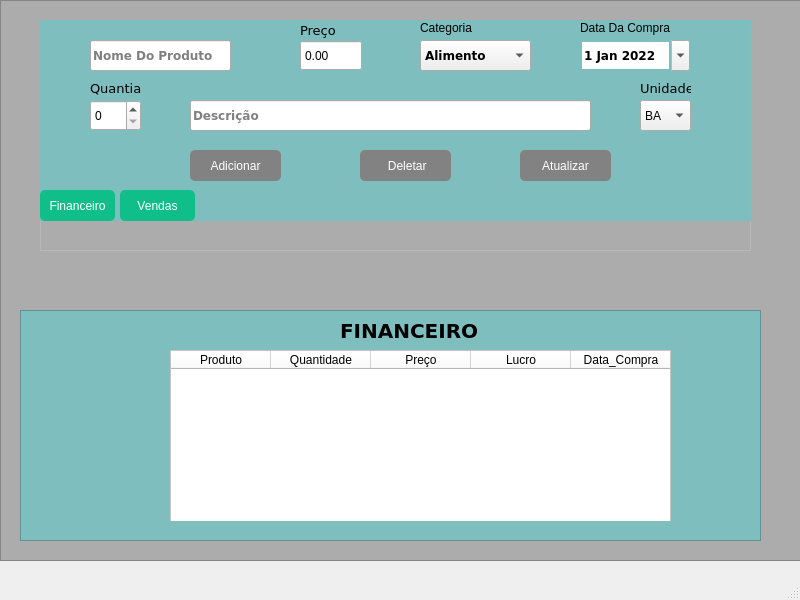
<?xml version="1.0" encoding="UTF-8"?>
<ui version="4.0">
 <class>MainWindow</class>
 <widget class="QMainWindow" name="MainWindow">
  <property name="geometry">
   <rect>
    <x>0</x>
    <y>0</y>
    <width>800</width>
    <height>600</height>
   </rect>
  </property>
  <property name="minimumSize">
   <size>
    <width>800</width>
    <height>600</height>
   </size>
  </property>
  <property name="maximumSize">
   <size>
    <width>800</width>
    <height>600</height>
   </size>
  </property>
  <property name="windowTitle">
   <string>MainWindow</string>
  </property>
  <property name="styleSheet">
   <string notr="true"/>
  </property>
  <property name="animated">
   <bool>true</bool>
  </property>
  <widget class="QWidget" name="centralwidget">
   <widget class="QFrame" name="frame">
    <property name="geometry">
     <rect>
      <x>40</x>
      <y>20</y>
      <width>711</width>
      <height>231</height>
     </rect>
    </property>
    <property name="styleSheet">
     <string notr="true"/>
    </property>
    <property name="frameShape">
     <enum>QFrame::StyledPanel</enum>
    </property>
    <property name="frameShadow">
     <enum>QFrame::Raised</enum>
    </property>
    <widget class="QLineEdit" name="lineEdit">
     <property name="geometry">
      <rect>
       <x>50</x>
       <y>20</y>
       <width>141</width>
       <height>31</height>
      </rect>
     </property>
     <property name="font">
      <font>
       <family>Verdana</family>
       <weight>75</weight>
       <bold>true</bold>
      </font>
     </property>
     <property name="placeholderText">
      <string>Nome Do Produto</string>
     </property>
    </widget>
    <widget class="QComboBox" name="comboBox">
     <property name="geometry">
      <rect>
       <x>380</x>
       <y>20</y>
       <width>111</width>
       <height>31</height>
      </rect>
     </property>
     <property name="font">
      <font>
       <family>Verdana</family>
       <weight>75</weight>
       <bold>true</bold>
      </font>
     </property>
     <property name="placeholderText">
      <string/>
     </property>
     <item>
      <property name="text">
       <string>Alimento</string>
      </property>
     </item>
     <item>
      <property name="text">
       <string>Eletrônico</string>
      </property>
     </item>
     <item>
      <property name="text">
       <string>Cama, Mesa e Banho</string>
      </property>
     </item>
     <item>
      <property name="text">
       <string>Brinquedo</string>
      </property>
     </item>
     <item>
      <property name="text">
       <string>Vestuário</string>
      </property>
     </item>
    </widget>
    <widget class="QLabel" name="label">
     <property name="geometry">
      <rect>
       <x>380</x>
       <y>0</y>
       <width>71</width>
       <height>16</height>
      </rect>
     </property>
     <property name="styleSheet">
      <string notr="true">font: 75 10pt &quot;Verdana&quot;;</string>
     </property>
     <property name="text">
      <string>Categoria</string>
     </property>
    </widget>
    <widget class="QDateEdit" name="dateEdit">
     <property name="geometry">
      <rect>
       <x>540</x>
       <y>20</y>
       <width>110</width>
       <height>31</height>
      </rect>
     </property>
     <property name="font">
      <font>
       <family>Verdana</family>
       <weight>75</weight>
       <bold>true</bold>
      </font>
     </property>
     <property name="frame">
      <bool>false</bool>
     </property>
     <property name="dateTime">
      <datetime>
       <hour>2</hour>
       <minute>0</minute>
       <second>0</second>
       <year>2022</year>
       <month>1</month>
       <day>1</day>
      </datetime>
     </property>
     <property name="calendarPopup">
      <bool>true</bool>
     </property>
    </widget>
    <widget class="QLabel" name="label_2">
     <property name="geometry">
      <rect>
       <x>540</x>
       <y>0</y>
       <width>111</width>
       <height>16</height>
      </rect>
     </property>
     <property name="styleSheet">
      <string notr="true">font: 75 10pt &quot;Verdana&quot;;</string>
     </property>
     <property name="text">
      <string>Data Da Compra</string>
     </property>
    </widget>
    <widget class="QPushButton" name="adicionarrr">
     <property name="geometry">
      <rect>
       <x>150</x>
       <y>130</y>
       <width>91</width>
       <height>31</height>
      </rect>
     </property>
     <property name="cursor">
      <cursorShape>PointingHandCursor</cursorShape>
     </property>
     <property name="styleSheet">
      <string notr="true">QPushButton{

background-color: rgb(130, 130, 130);
font: 75 8pt &quot;Verdana&quot;;
border-radius: 5px;
color: white;
border-style:outset;

}

QPushButton:Hover{
	
	background-color: rgb(98, 98, 98);
}
QPushButton:Pressed{
	
	background-color: rgb(195, 195, 195);
}</string>
     </property>
     <property name="text">
      <string>Adicionar</string>
     </property>
     <property name="icon">
      <iconset>
       <normaloff>:/produtos/adicionar-botao.png</normaloff>:/produtos/adicionar-botao.png</iconset>
     </property>
     <property name="iconSize">
      <size>
       <width>20</width>
       <height>20</height>
      </size>
     </property>
    </widget>
    <widget class="QPushButton" name="pushButton_2">
     <property name="geometry">
      <rect>
       <x>320</x>
       <y>130</y>
       <width>91</width>
       <height>31</height>
      </rect>
     </property>
     <property name="cursor">
      <cursorShape>PointingHandCursor</cursorShape>
     </property>
     <property name="styleSheet">
      <string notr="true">QPushButton{
	background-color: rgb(130, 130, 130);
	border-radius: 5px;
	color: white;
}
QPushButton:Hover{
	
	background-color: rgb(98, 98, 98);
}
QPushButton:Pressed{
	
	background-color: rgb(195, 195, 195);
}</string>
     </property>
     <property name="text">
      <string> Deletar</string>
     </property>
     <property name="icon">
      <iconset>
       <normaloff>:/produtos/excluir.png</normaloff>:/produtos/excluir.png</iconset>
     </property>
     <property name="iconSize">
      <size>
       <width>20</width>
       <height>20</height>
      </size>
     </property>
    </widget>
    <widget class="QPushButton" name="pushButton_3">
     <property name="geometry">
      <rect>
       <x>480</x>
       <y>130</y>
       <width>91</width>
       <height>31</height>
      </rect>
     </property>
     <property name="cursor">
      <cursorShape>PointingHandCursor</cursorShape>
     </property>
     <property name="styleSheet">
      <string notr="true">QPushButton{
	background-color: rgb(130, 130, 130);
	border-radius: 5px;
	color: White;
}
QPushButton:Hover{
	
	background-color: rgb(98, 98, 98);
}
QPushButton:Pressed{
	
	background-color: rgb(195, 195, 195);
}</string>
     </property>
     <property name="text">
      <string>Atualizar</string>
     </property>
     <property name="icon">
      <iconset>
       <normaloff>:/produtos/atualizar.png</normaloff>:/produtos/atualizar.png</iconset>
     </property>
     <property name="iconSize">
      <size>
       <width>20</width>
       <height>20</height>
      </size>
     </property>
    </widget>
    <widget class="QLineEdit" name="lineEdit_4">
     <property name="geometry">
      <rect>
       <x>150</x>
       <y>80</y>
       <width>401</width>
       <height>31</height>
      </rect>
     </property>
     <property name="font">
      <font>
       <family>Verdana</family>
       <weight>75</weight>
       <bold>true</bold>
      </font>
     </property>
     <property name="placeholderText">
      <string>Descrição</string>
     </property>
    </widget>
    <widget class="QSpinBox" name="spinBox">
     <property name="geometry">
      <rect>
       <x>50</x>
       <y>80</y>
       <width>51</width>
       <height>31</height>
      </rect>
     </property>
     <property name="maximum">
      <number>1000000000</number>
     </property>
    </widget>
    <widget class="QLabel" name="label_3">
     <property name="geometry">
      <rect>
       <x>50</x>
       <y>60</y>
       <width>51</width>
       <height>16</height>
      </rect>
     </property>
     <property name="font">
      <font>
       <family>Verdana</family>
       <pointsize>10</pointsize>
       <weight>50</weight>
       <bold>false</bold>
      </font>
     </property>
     <property name="text">
      <string>Quantia</string>
     </property>
    </widget>
    <widget class="QDoubleSpinBox" name="doubleSpinBox">
     <property name="geometry">
      <rect>
       <x>260</x>
       <y>20</y>
       <width>62</width>
       <height>31</height>
      </rect>
     </property>
     <property name="buttonSymbols">
      <enum>QAbstractSpinBox::NoButtons</enum>
     </property>
     <property name="prefix">
      <string/>
     </property>
     <property name="suffix">
      <string/>
     </property>
     <property name="decimals">
      <number>2</number>
     </property>
     <property name="maximum">
      <double>123258.990000000005239</double>
     </property>
    </widget>
    <widget class="QLabel" name="label_4">
     <property name="geometry">
      <rect>
       <x>260</x>
       <y>0</y>
       <width>47</width>
       <height>20</height>
      </rect>
     </property>
     <property name="font">
      <font>
       <family>Verdana</family>
       <pointsize>10</pointsize>
       <weight>50</weight>
       <bold>false</bold>
      </font>
     </property>
     <property name="text">
      <string>Preço</string>
     </property>
    </widget>
    <widget class="QComboBox" name="comboBox_2">
     <property name="geometry">
      <rect>
       <x>600</x>
       <y>80</y>
       <width>51</width>
       <height>31</height>
      </rect>
     </property>
     <item>
      <property name="text">
       <string>BA</string>
      </property>
     </item>
     <item>
      <property name="text">
       <string>AC</string>
      </property>
     </item>
     <item>
      <property name="text">
       <string>AL</string>
      </property>
     </item>
     <item>
      <property name="text">
       <string>AP</string>
      </property>
     </item>
    </widget>
    <widget class="QLabel" name="label_5">
     <property name="geometry">
      <rect>
       <x>600</x>
       <y>60</y>
       <width>51</width>
       <height>16</height>
      </rect>
     </property>
     <property name="font">
      <font>
       <family>Verdana</family>
       <pointsize>10</pointsize>
       <weight>50</weight>
       <bold>false</bold>
      </font>
     </property>
     <property name="text">
      <string>Unidade</string>
     </property>
    </widget>
    <widget class="QFrame" name="frame_4">
     <property name="geometry">
      <rect>
       <x>0</x>
       <y>0</y>
       <width>711</width>
       <height>201</height>
      </rect>
     </property>
     <property name="styleSheet">
      <string notr="true">background-color: rgb(127, 190, 190);
color: black;
border: 1px</string>
     </property>
     <property name="frameShape">
      <enum>QFrame::StyledPanel</enum>
     </property>
     <property name="frameShadow">
      <enum>QFrame::Raised</enum>
     </property>
     <widget class="QPushButton" name="pushButton">
      <property name="geometry">
       <rect>
        <x>0</x>
        <y>170</y>
        <width>75</width>
        <height>31</height>
       </rect>
      </property>
      <property name="styleSheet">
       <string notr="true">QPushButton{
	background-color: rgb(16, 190, 138);
font: 75 8pt &quot;Verdana&quot;;
border-radius: 5px;
color: white;


}

QPushButton:Hover{
	
	
	background-color: rgb(29, 139, 121);
}
QPushButton:Pressed{
	
	background-color: rgb(195, 195, 195);
}</string>
      </property>
      <property name="text">
       <string>Financeiro</string>
      </property>
     </widget>
     <widget class="QPushButton" name="pushButton_4">
      <property name="geometry">
       <rect>
        <x>80</x>
        <y>170</y>
        <width>75</width>
        <height>31</height>
       </rect>
      </property>
      <property name="styleSheet">
       <string notr="true">QPushButton{
	background-color: rgb(16, 190, 138);
font: 75 8pt &quot;Verdana&quot;;
border-radius: 5px;
color: white;


}

QPushButton:Hover{
	
	
	background-color: rgb(29, 139, 121);
}
QPushButton:Pressed{
	
	background-color: rgb(195, 195, 195);
}</string>
      </property>
      <property name="text">
       <string>Vendas</string>
      </property>
     </widget>
    </widget>
    <zorder>frame_4</zorder>
    <zorder>lineEdit</zorder>
    <zorder>comboBox</zorder>
    <zorder>label</zorder>
    <zorder>dateEdit</zorder>
    <zorder>label_2</zorder>
    <zorder>adicionarrr</zorder>
    <zorder>pushButton_2</zorder>
    <zorder>pushButton_3</zorder>
    <zorder>lineEdit_4</zorder>
    <zorder>spinBox</zorder>
    <zorder>label_3</zorder>
    <zorder>doubleSpinBox</zorder>
    <zorder>label_4</zorder>
    <zorder>comboBox_2</zorder>
    <zorder>label_5</zorder>
   </widget>
   <widget class="QFrame" name="frame_2">
    <property name="enabled">
     <bool>true</bool>
    </property>
    <property name="geometry">
     <rect>
      <x>20</x>
      <y>320</y>
      <width>731</width>
      <height>201</height>
     </rect>
    </property>
    <property name="frameShape">
     <enum>QFrame::StyledPanel</enum>
    </property>
    <property name="frameShadow">
     <enum>QFrame::Raised</enum>
    </property>
    <widget class="QTableWidget" name="tableWidget">
     <property name="geometry">
      <rect>
       <x>10</x>
       <y>0</y>
       <width>721</width>
       <height>201</height>
      </rect>
     </property>
     <property name="editTriggers">
      <set>QAbstractItemView::AnyKeyPressed|QAbstractItemView::EditKeyPressed</set>
     </property>
     <column>
      <property name="text">
       <string>ID</string>
      </property>
      <property name="font">
       <font>
        <family>Verdana</family>
        <pointsize>8</pointsize>
        <weight>75</weight>
        <bold>true</bold>
       </font>
      </property>
     </column>
     <column>
      <property name="text">
       <string>NOME</string>
      </property>
      <property name="font">
       <font>
        <family>Verdana</family>
        <pointsize>8</pointsize>
        <weight>75</weight>
        <bold>true</bold>
       </font>
      </property>
     </column>
     <column>
      <property name="text">
       <string>PREÇO</string>
      </property>
      <property name="font">
       <font>
        <family>Verdana</family>
        <pointsize>8</pointsize>
        <weight>75</weight>
        <bold>true</bold>
       </font>
      </property>
     </column>
     <column>
      <property name="text">
       <string>QUANTIA</string>
      </property>
      <property name="font">
       <font>
        <family>Verdana</family>
        <pointsize>8</pointsize>
        <weight>75</weight>
        <bold>true</bold>
       </font>
      </property>
     </column>
     <column>
      <property name="text">
       <string>DESCRIÇÃO</string>
      </property>
      <property name="font">
       <font>
        <family>Verdana</family>
        <pointsize>8</pointsize>
        <weight>75</weight>
        <bold>true</bold>
       </font>
      </property>
     </column>
     <column>
      <property name="text">
       <string>DATA</string>
      </property>
      <property name="font">
       <font>
        <family>Verdana</family>
        <pointsize>8</pointsize>
        <weight>75</weight>
        <bold>true</bold>
       </font>
      </property>
     </column>
     <column>
      <property name="text">
       <string>UNIDADE</string>
      </property>
      <property name="font">
       <font>
        <family>Verdana</family>
        <pointsize>8</pointsize>
        <weight>75</weight>
        <bold>true</bold>
       </font>
      </property>
     </column>
    </widget>
    <widget class="QFrame" name="frame_7">
     <property name="geometry">
      <rect>
       <x>0</x>
       <y>-10</y>
       <width>741</width>
       <height>231</height>
      </rect>
     </property>
     <property name="styleSheet">
      <string notr="true">background-color: rgb(127, 190, 190);</string>
     </property>
     <property name="frameShape">
      <enum>QFrame::StyledPanel</enum>
     </property>
     <property name="frameShadow">
      <enum>QFrame::Raised</enum>
     </property>
     <widget class="QTableWidget" name="tableWidget_2">
      <property name="geometry">
       <rect>
        <x>150</x>
        <y>40</y>
        <width>501</width>
        <height>192</height>
       </rect>
      </property>
      <property name="styleSheet">
       <string notr="true">background-color: rgb(255, 255, 255);</string>
      </property>
      <column>
       <property name="text">
        <string>Produto</string>
       </property>
      </column>
      <column>
       <property name="text">
        <string>Quantidade</string>
       </property>
      </column>
      <column>
       <property name="text">
        <string>Preço</string>
       </property>
      </column>
      <column>
       <property name="text">
        <string>Lucro</string>
       </property>
      </column>
      <column>
       <property name="text">
        <string>Data_Compra</string>
       </property>
      </column>
     </widget>
     <widget class="QLabel" name="label_6">
      <property name="geometry">
       <rect>
        <x>320</x>
        <y>10</y>
        <width>161</width>
        <height>21</height>
       </rect>
      </property>
      <property name="font">
       <font>
        <family>Verdana</family>
        <pointsize>15</pointsize>
        <weight>75</weight>
        <bold>true</bold>
       </font>
      </property>
      <property name="styleSheet">
       <string notr="true">color: rgb(0, 0, 0);</string>
      </property>
      <property name="text">
       <string>FINANCEIRO</string>
      </property>
     </widget>
    </widget>
   </widget>
   <widget class="QFrame" name="frame_5">
    <property name="geometry">
     <rect>
      <x>0</x>
      <y>0</y>
      <width>811</width>
      <height>561</height>
     </rect>
    </property>
    <property name="styleSheet">
     <string notr="true">background-color: rgb(172, 172, 172);</string>
    </property>
    <property name="frameShape">
     <enum>QFrame::StyledPanel</enum>
    </property>
    <property name="frameShadow">
     <enum>QFrame::Raised</enum>
    </property>
    <widget class="QFrame" name="frame_6">
     <property name="geometry">
      <rect>
       <x>20</x>
       <y>310</y>
       <width>741</width>
       <height>231</height>
      </rect>
     </property>
     <property name="styleSheet">
      <string notr="true">background-color: rgb(127, 190, 190);</string>
     </property>
     <property name="frameShape">
      <enum>QFrame::StyledPanel</enum>
     </property>
     <property name="frameShadow">
      <enum>QFrame::Raised</enum>
     </property>
    </widget>
   </widget>
   <zorder>frame_5</zorder>
   <zorder>frame</zorder>
   <zorder>frame_2</zorder>
  </widget>
  <widget class="QMenuBar" name="menubar">
   <property name="geometry">
    <rect>
     <x>0</x>
     <y>0</y>
     <width>800</width>
     <height>21</height>
    </rect>
   </property>
  </widget>
  <widget class="QStatusBar" name="statusbar"/>
 </widget>
 <resources/>
 <connections/>
</ui>
